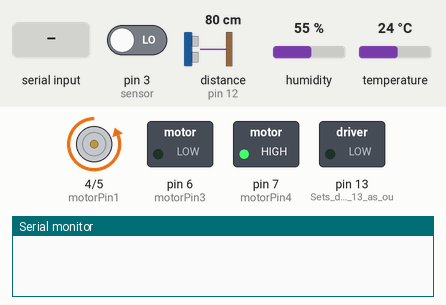
This sketch was run on a simulated Arduino Uno, built with avr-gcc and run on an emulated ATmega328P. On the bench: motor-driver pin pairs drawn as motors (green arrow = first pin HIGH = forward, orange = second pin HIGH = backward, longer = more drive), switched loads named in the sketch (green lamp = pin HIGH), the last lines printed to the serial monitor. Wiring (inferred from the names in the program): ultrasonic range finder: trigger pin 8; echo pin 12. Inputs (shaded band) come from the test bench; at power-on: distance to the obstacle (sensor on pin 12) 80 cm, pin 3 (sensor) LOW, humidity 55 %, temperature 24 °C. The echo pulse lasts 58.3 µs per cm; pins used as bus, display or sensor lines are not drawn.

Above: at 1.2 s.
1.3 s: distance to the obstacle (sensor on pin 12) set to 29 cm
2.8 s: distance to the obstacle (sensor on pin 12) set to 25 cm
At 3.1 s:
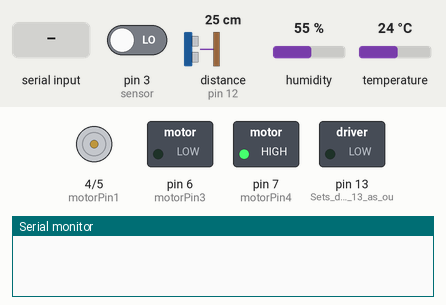
5.8 s: "1\n" received over the second serial link
At 7.2 s:
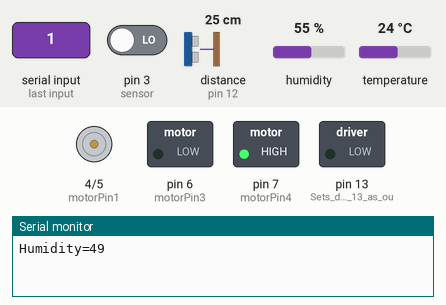
8.8 s: distance to the obstacle (sensor on pin 12) set to 35 cm
At 10.0 s:
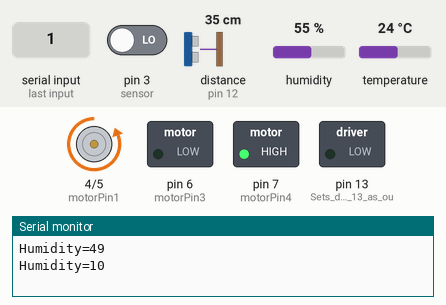
10.4 s: distance to the obstacle (sensor on pin 12) set to 2 cm
At 11.1 s:
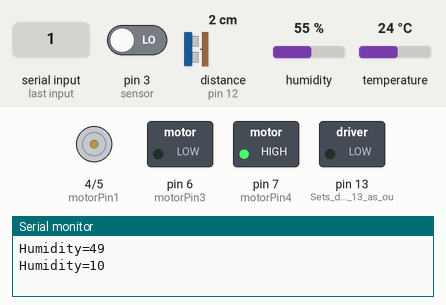
Timing chart, 0 to 14.4 s (numbered marks = the images above; inputs shaded):
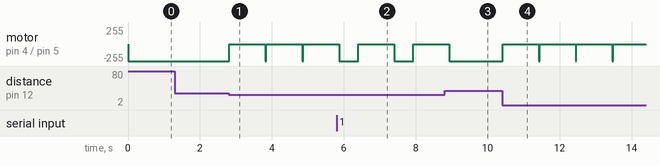

Measured:
- the behaviour switches between 27 and 26 cm on distance to the obstacle (sensor on pin 12) (found by bisection; images 0 and 1)
- after the input at 1.3 s, every drawn part: stays the same
- after the input at 2.8 s, motor on pin 4 (motorPin1) / pin 5 (motorPin2): backward 255/255 → stopped at once
- after the input at 5.8 s, motor on pin 4 (motorPin1) / pin 5 (motorPin2): backward 255/255 → stopped after 0.60 s, → backward 255/255 1.0 s later, → stopped 0.53 s later
- after the input at 8.8 s, motor on pin 4 (motorPin1) / pin 5 (motorPin2): goes on until 8.9 s, then stays backward 255/255
- after the input at 10.4 s, motor on pin 4 (motorPin1) / pin 5 (motorPin2): backward 255/255 → stopped at once

The sketch:

vehicle_1.ino
```cpp
#include <DHT.h>
#define dht_apin A0 // Analog Pin sensor is connected to

//L293D
//Motor A
const int motorPin1  = 4;  // Pin 14 of L293
const int motorPin2  = 5;  // Pin 10 of L293
//Motor B
const int motorPin3  = 6; // Pin  7 of L293
const int motorPin4  = 7;  // Pin  2 of L293

const int trigPin = 8;
const int echoPin = 12;
long duration;
int distance;
dht DHT;
int data = 0;
int d1=0;
#include <SoftwareSerial.h>

SoftwareSerial mySerial(10, 11); // RX, Tx
void setup()
{
   pinMode(motorPin1, OUTPUT);
    pinMode(motorPin2, OUTPUT);
    pinMode(motorPin3, OUTPUT);
    pinMode(motorPin4, OUTPUT);

  pinMode(trigPin, OUTPUT); // Sets the trigPin as an Output
pinMode(echoPin, INPUT); // Sets the echoPin as an Input
    Serial.begin(9600);
    mySerial.begin(38400);//Sets the baud for serial data transmission
    pinMode(13, OUTPUT);  //Sets digital pin 13 as output pin
    pinMode(3, INPUT);

    digitalWrite(motorPin1, LOW);
    digitalWrite(motorPin2, HIGH);
    digitalWrite(motorPin3, LOW);
    digitalWrite(motorPin4, HIGH);
}
void loop()
{digitalWrite(trigPin, LOW);
delayMicroseconds(2);
// Sets the trigPin on HIGH state for 10 micro seconds
digitalWrite(trigPin, HIGH);
delayMicroseconds(10);
digitalWrite(trigPin, LOW);
// Reads the echoPin, returns the sound wave travel time in microseconds
duration = pulseIn(echoPin, HIGH);
// Calculating the distance
distance= duration*0.034/2;
// Prints the distance on the Serial Monitor
//Serial.print("Distance: ");
//Serial.println(distance);
Serial.print("\n");
if(distance > 25)
{

    digitalWrite(motorPin1, LOW);
    digitalWrite(motorPin2, HIGH);
    digitalWrite(motorPin3, LOW);
    digitalWrite(motorPin4, HIGH);
  }
  else
  {digitalWrite(motorPin1, LOW);
    digitalWrite(motorPin2, LOW);
    digitalWrite(motorPin3, LOW);
    digitalWrite(motorPin4, HIGH);
    delay(1000);
    digitalWrite(motorPin1, LOW);
    digitalWrite(motorPin2, HIGH);
    digitalWrite(motorPin3, LOW);
    digitalWrite(motorPin4, HIGH);
    }

  DHT.read11(dht_apin);
  int d2=DHT.humidity;
  int d3=DHT.temperature;
  d3=d3+100;  // adding default values to distinguish between different
  data = digitalRead(3); // smoke sensor digital reading
  data=data+200;// adding default values to distinguish between different
   if (mySerial.available() > 0)      // Send data only when you receive data:
   {
      d1 = mySerial.read();        //Read the incoming data & store into data
     // Serial.print(d1);
      //Print Value inside data in Serial monitor
     if(d1 >= 200)
           {d1=d1-200;
              if(d1 == 0)              // Checks whether value of data is equal to 1
               {Serial.print("Smoke");
                digitalWrite(13, HIGH);   //If value is 1 then LED turns ON
               //Serial.print("\n");
               }
               else if(d1 == 1)         //  Checks whether value of data is equal to 0
               {  Serial.print("No Smoke");
          digitalWrite(13, LOW);    //If value is 0 then LED turns OFF
          //Serial.print("\n");
          }
             }
     else if(d1 < 200 && d1> 100)
            {d1=d1-100;
            Serial.print("Temp.=");
              Serial.print(d1);
             //Serial.print("\n");
             }
     else
      {
       Serial.print("Humidity=");
       Serial.print(d1);
     Serial.print("\n");
     Serial.print("\n");}
   delay(500);
   }
   mySerial.write(data);
   mySerial.write(d2);
   mySerial.write(d3);

}
```
